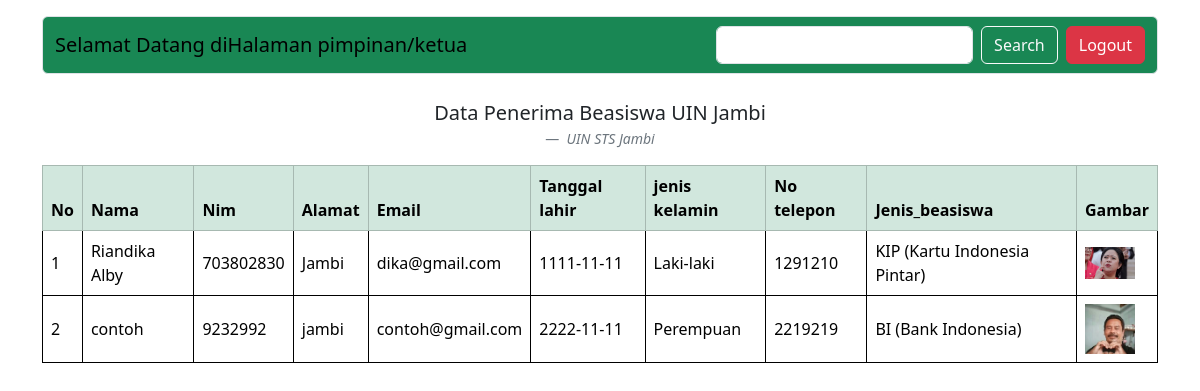
Page /Ketua.php (signed in) on the committed database.
### tables this page shows
CREATE TABLE `data_beasiswa` (
  `id` int(11) NOT NULL,
  `nama` varchar(100) NOT NULL,
  `nim` varchar(100) NOT NULL,
  `alamat` varchar(15) NOT NULL,
  `email` varchar(50) NOT NULL,
  `tanggal_lahir` date NOT NULL,
  `jenis_kelamin` enum('Laki-laki','Perempuan') NOT NULL,
  `telepon` varchar(100) NOT NULL,
  `jenis_beasiswa` enum('KIP (Kartu Indonesia Pintar)','BI (Bank Indonesia)','Bank Syariah Indonesia') NOT NULL,
  `gambar` varchar(100) NOT NULL
);

### Connection.php (called while the page is built, shortened)
<?php
$conn = mysqli_connect("localhost","root","","db_beasiswa");
function query($query) {
    global $conn;
    $result = mysqli_query($conn, $query);
    $rows = [];
    while ($row = mysqli_fetch_assoc($result)){
        $rows[] = $row;
    }
    return $rows;
}
?>

### Ketua.php (the view, shortened to what this page needs)
<?php
include_once 'Connection.php';
$bansos = query("SELECT * FROM data_beasiswa");
?>
<!DOCTYPE html>
<html lang="en">
<head>
    <link href="https://cdn.jsdelivr.net/npm/bootstrap@5.3.2/dist/css/bootstrap.min.css" rel="stylesheet">
</head>
  <body>
    <div class="container">
    <nav class="navbar navbar-light bg-success object-fit-cover border rounded mt-3">
        <div class="container-fluid">
          <a class="navbar-brand">Selamat Datang diHalaman pimpinan/ketua</a>
          <form action="" method="post" class="d-flex ms-auto" class="serch">
            <input class="form-control me-2" type="text" name="key" aria-label="Search" autofocus autocomplete="off">
            <button class="btn btn-outline-light" type="submit" name="cari">Search</button>
          </form>
          <ul class="navbar-nav ms-2">
            <li class="nav-item">
              <a class="logout" aria-current="page" href="logout.php"><button type="button" class="btn btn-danger">Logout</button></a>
            </li>
          </ul>
        </div>
    </nav>
      <figure class="text-center mt-4">
        <blockquote class="blockquote">
          <p>Data Penerima Beasiswa UIN Jambi</p>
        </blockquote>
        <figcaption class="blockquote-footer">
          <cite title="Source Title">UIN STS Jambi</cite>
        </figcaption>
      </figure>
      <table class="table table-hover table-bordered align-middle border border-black">
                        <thead >
                    <tr class="table-success table-bordered">
                        <th>No</th>
                        <th>Nama</th>
                        <th>Nim</th>
                        <th>Alamat</th>
                        <th>Email</th>
                        <th>Tanggal lahir</th>
                        <th>jenis kelamin</th>
                        <th>No telepon</th>
                        <th>Jenis_beasiswa</th>
                        <th>Gambar</th>
                    </tr>
                    <?php $i = 1; ?>
                    <?php  foreach($bansos as $row): ?>
                    <tbody>
                        <tr>
                        <td><?= $i;?></td>
                        <td><?= $row["nama"]; ?></td>
                        <td><?= $row["nim"]; ?></td>
                        <td><?= $row["alamat"]; ?></td>
                        <td><?= $row["email"]; ?></td>
                        <td><?= $row["tanggal_lahir"]; ?></td>
                        <td><?= $row["jenis_kelamin"]; ?></td>
                        <td><?= $row["telepon"]; ?></td>
                        <td><?= $row["jenis_beasiswa"]; ?></td>
                        <td><img src="image/<?= $row["gambar"]; ?>" width="50"></td>
                        </tr>
                    </tbody>
                    </thead>
                    <?php $i++; ?>
                    <?php endforeach; ?>
                </table>
    </div>
  </body>

### rows in the picture
data_beasiswa: nama "Riandika Alby", nim "703802830", alamat "Jambi", email "dika@gmail.com", tanggal_lahir "1111-11-11", jenis_kelamin "Laki-laki", telepon "1291210", jenis_beasiswa "KIP (Kartu Indonesia Pintar)", gambar (picture)
data_beasiswa: nama "contoh", nim "9232992", alamat "jambi", email "contoh@gmail.com", tanggal_lahir "2222-11-11", jenis_kelamin "Perempuan", telepon "2219219", jenis_beasiswa "BI (Bank Indonesia)", gambar (picture)
